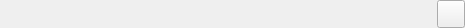
<?xml version="1.0" encoding="UTF-8"?>
<ui version="4.0">
 <class>Form</class>
 <widget class="QWidget" name="Form">
  <property name="geometry">
   <rect>
    <x>0</x>
    <y>0</y>
    <width>465</width>
    <height>28</height>
   </rect>
  </property>
  <property name="sizePolicy">
   <sizepolicy hsizetype="Minimum" vsizetype="Preferred">
    <horstretch>0</horstretch>
    <verstretch>0</verstretch>
   </sizepolicy>
  </property>
  <property name="minimumSize">
   <size>
    <width>0</width>
    <height>0</height>
   </size>
  </property>
  <property name="windowTitle">
   <string>Form</string>
  </property>
  <layout class="QHBoxLayout" name="horizontalLayout">
   <property name="leftMargin">
    <number>0</number>
   </property>
   <property name="topMargin">
    <number>0</number>
   </property>
   <property name="rightMargin">
    <number>0</number>
   </property>
   <property name="bottomMargin">
    <number>0</number>
   </property>
   <item>
    <widget class="QLabel" name="label_beta">
     <property name="sizePolicy">
      <sizepolicy hsizetype="Preferred" vsizetype="Preferred">
       <horstretch>0</horstretch>
       <verstretch>0</verstretch>
      </sizepolicy>
     </property>
     <property name="maximumSize">
      <size>
       <width>12</width>
       <height>24</height>
      </size>
     </property>
     <property name="toolTip">
      <string>Basal slope [deg]</string>
     </property>
     <property name="text">
      <string/>
     </property>
     <property name="pixmap">
      <pixmap resource="../../images/ressources.qrc">:/params/params_beta.png</pixmap>
     </property>
     <property name="scaledContents">
      <bool>true</bool>
     </property>
    </widget>
   </item>
   <item>
    <layout class="QHBoxLayout" name="horizontalLayout_beta"/>
   </item>
   <item>
    <widget class="QLabel" name="label_alpha">
     <property name="maximumSize">
      <size>
       <width>12</width>
       <height>24</height>
      </size>
     </property>
     <property name="toolTip">
      <string>Surface slope [deg]</string>
     </property>
     <property name="text">
      <string/>
     </property>
     <property name="pixmap">
      <pixmap resource="../../images/ressources.qrc">:/params/params_alpha.png</pixmap>
     </property>
     <property name="scaledContents">
      <bool>true</bool>
     </property>
    </widget>
   </item>
   <item>
    <layout class="QHBoxLayout" name="horizontalLayout_alpha"/>
   </item>
   <item>
    <layout class="QHBoxLayout" name="horizontalLayout_settings">
     <property name="sizeConstraint">
      <enum>QLayout::SetMinimumSize</enum>
     </property>
    </layout>
   </item>
   <item>
    <spacer name="horizontalSpacer">
     <property name="orientation">
      <enum>Qt::Horizontal</enum>
     </property>
     <property name="sizeType">
      <enum>QSizePolicy::Expanding</enum>
     </property>
     <property name="sizeHint" stdset="0">
      <size>
       <width>20</width>
       <height>20</height>
      </size>
     </property>
    </spacer>
   </item>
   <item>
    <widget class="QPushButton" name="pushButton_kill">
     <property name="sizePolicy">
      <sizepolicy hsizetype="Fixed" vsizetype="Fixed">
       <horstretch>0</horstretch>
       <verstretch>0</verstretch>
      </sizepolicy>
     </property>
     <property name="minimumSize">
      <size>
       <width>28</width>
       <height>28</height>
      </size>
     </property>
     <property name="maximumSize">
      <size>
       <width>28</width>
       <height>28</height>
      </size>
     </property>
     <property name="baseSize">
      <size>
       <width>28</width>
       <height>28</height>
      </size>
     </property>
     <property name="toolTip">
      <string>Delete this point</string>
     </property>
     <property name="text">
      <string/>
     </property>
     <property name="icon">
      <iconset resource="../../images/ressources.qrc">
       <normaloff>:/buttons/button_close.png</normaloff>:/buttons/button_close.png</iconset>
     </property>
    </widget>
   </item>
  </layout>
 </widget>
 <resources>
  <include location="../../images/ressources.qrc"/>
  <include location="../../images/ressources.qrc"/>
 </resources>
 <connections>
  <connection>
   <sender>pushButton_kill</sender>
   <signal>clicked()</signal>
   <receiver>Form</receiver>
   <slot>close()</slot>
   <hints>
    <hint type="sourcelabel">
     <x>788</x>
     <y>17</y>
    </hint>
    <hint type="destinationlabel">
     <x>708</x>
     <y>-9</y>
    </hint>
   </hints>
  </connection>
 </connections>
</ui>
